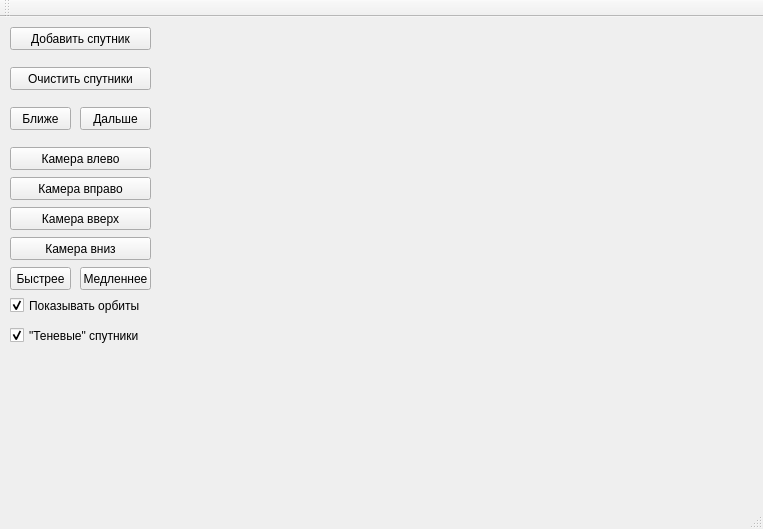
<?xml version="1.0" encoding="UTF-8"?>
<ui version="4.0">
 <class>MainWindow</class>
 <widget class="QMainWindow" name="MainWindow">
  <property name="geometry">
   <rect>
    <x>0</x>
    <y>0</y>
    <width>763</width>
    <height>529</height>
   </rect>
  </property>
  <property name="windowTitle">
   <string>Моделирование спутников</string>
  </property>
  <widget class="QWidget" name="centralWidget">
   <widget class="QPushButton" name="butNew">
    <property name="geometry">
     <rect>
      <x>10</x>
      <y>10</y>
      <width>141</width>
      <height>23</height>
     </rect>
    </property>
    <property name="text">
     <string>Добавить спутник</string>
    </property>
   </widget>
   <widget class="QPushButton" name="pushClear">
    <property name="geometry">
     <rect>
      <x>10</x>
      <y>50</y>
      <width>141</width>
      <height>23</height>
     </rect>
    </property>
    <property name="text">
     <string>Очистить спутники</string>
    </property>
   </widget>
   <widget class="QPushButton" name="butZPlus">
    <property name="geometry">
     <rect>
      <x>10</x>
      <y>90</y>
      <width>61</width>
      <height>23</height>
     </rect>
    </property>
    <property name="text">
     <string>Ближе</string>
    </property>
   </widget>
   <widget class="QPushButton" name="butZMinus">
    <property name="geometry">
     <rect>
      <x>80</x>
      <y>90</y>
      <width>71</width>
      <height>23</height>
     </rect>
    </property>
    <property name="text">
     <string>Дальше</string>
    </property>
   </widget>
   <widget class="QCheckBox" name="cbShowOrbit">
    <property name="geometry">
     <rect>
      <x>10</x>
      <y>280</y>
      <width>131</width>
      <height>17</height>
     </rect>
    </property>
    <property name="text">
     <string>Показывать орбиты</string>
    </property>
    <property name="checked">
     <bool>true</bool>
    </property>
   </widget>
   <widget class="QCheckBox" name="cbShowTide">
    <property name="geometry">
     <rect>
      <x>10</x>
      <y>310</y>
      <width>131</width>
      <height>17</height>
     </rect>
    </property>
    <property name="text">
     <string>&quot;Теневые&quot; спутники</string>
    </property>
    <property name="checked">
     <bool>true</bool>
    </property>
   </widget>
   <widget class="QPushButton" name="butSMinus">
    <property name="geometry">
     <rect>
      <x>80</x>
      <y>250</y>
      <width>71</width>
      <height>23</height>
     </rect>
    </property>
    <property name="text">
     <string>Медленнее</string>
    </property>
   </widget>
   <widget class="QPushButton" name="butSPlus">
    <property name="geometry">
     <rect>
      <x>10</x>
      <y>250</y>
      <width>61</width>
      <height>23</height>
     </rect>
    </property>
    <property name="text">
     <string>Быстрее</string>
    </property>
   </widget>
   <widget class="QPushButton" name="butFMinus">
    <property name="geometry">
     <rect>
      <x>10</x>
      <y>160</y>
      <width>141</width>
      <height>23</height>
     </rect>
    </property>
    <property name="text">
     <string>Камера вправо</string>
    </property>
   </widget>
   <widget class="QPushButton" name="butFPlus">
    <property name="geometry">
     <rect>
      <x>10</x>
      <y>130</y>
      <width>141</width>
      <height>23</height>
     </rect>
    </property>
    <property name="text">
     <string>Камера влево</string>
    </property>
   </widget>
   <widget class="QPushButton" name="butDown">
    <property name="geometry">
     <rect>
      <x>10</x>
      <y>220</y>
      <width>141</width>
      <height>23</height>
     </rect>
    </property>
    <property name="text">
     <string>Камера вниз</string>
    </property>
   </widget>
   <widget class="QPushButton" name="butUp">
    <property name="geometry">
     <rect>
      <x>10</x>
      <y>190</y>
      <width>141</width>
      <height>23</height>
     </rect>
    </property>
    <property name="text">
     <string>Камера вверх</string>
    </property>
   </widget>
  </widget>
  <widget class="QMenuBar" name="menuBar">
   <property name="geometry">
    <rect>
     <x>0</x>
     <y>0</y>
     <width>763</width>
     <height>21</height>
    </rect>
   </property>
  </widget>
  <widget class="QToolBar" name="mainToolBar">
   <attribute name="toolBarArea">
    <enum>TopToolBarArea</enum>
   </attribute>
   <attribute name="toolBarBreak">
    <bool>false</bool>
   </attribute>
  </widget>
  <widget class="QStatusBar" name="statusBar"/>
 </widget>
 <layoutdefault spacing="6" margin="11"/>
 <resources/>
 <connections/>
</ui>
